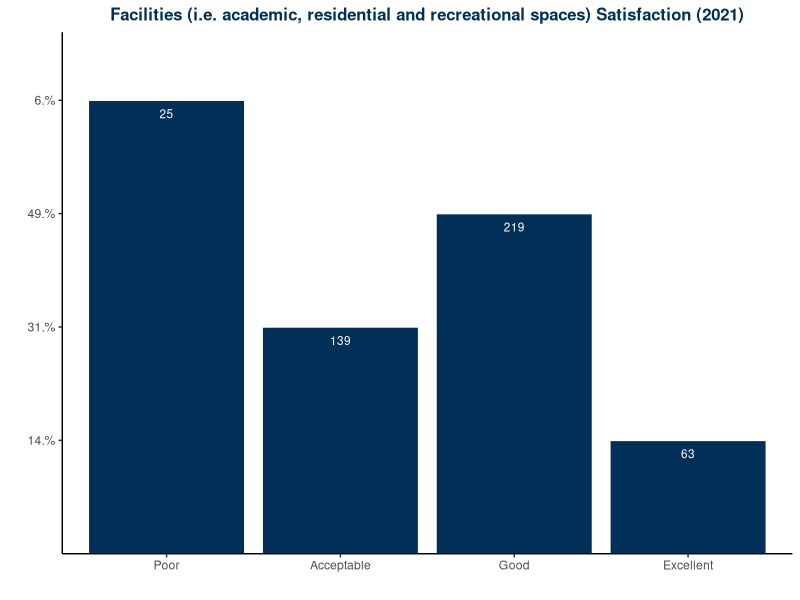

R code for this plot: (Note: this script raises an error after producing the figure.)
#setting up
setwd("~/Documents/R projects/student_satisfaction_survey/data")
getwd()
list.files()
options("digits" = 4)   # two decimal

#load package
library(readxl) #for read_excel
library(readr) #for read_csv
library(dplyr) #for select, rename, join, etc.
library(tidyverse) #for pipes
library(ggplot2)
#-----------------------------------------------------------------------------
#read data files, initial exploration
sss21<-read_excel("2021 SSS Raw.xlsx")
names(sss21)
#glimpse(sss21$`Invite Custom Field 1`)

#select (and rename) variables to build separate data frames
sss21.qual<-select(sss21, starts_with("Please explain"))
names(sss21.qual)

sss21.slct<-sss21 %>% select(contains(":Please rate")) 
#names(sss21.slct) [1]<-"Pid"
names(sss21.slct)<- gsub(":[A-Za-z]*.*$", "", names(sss21.slct))
names(sss21.slct)

#revert to data frame to make variables and detect values for each variable
df_sss21<-as.data.frame(sss21.slct)
str(df_sss21)

#--------------------------------------------------------
#go through each item [1-24]
#[1] Overall facilities
#1.as factor
df_sss21 <- df_sss21 %>% mutate (facilities_fac = factor(df_sss21$`Overall facilities (i.e. academic, residential and recreational spaces)`, levels = c('Poor', 'Acceptable', 'Good', 'Excellent','NA')) )
df_sss21$facilities_fac #好像的确没有na/ no usage的选项？
#2.pivot table
facilities21_tab <- df_sss21 %>% 
  filter(!is.na(facilities_fac)) %>% 
  group_by(facilities_fac) %>% 
  summarize(cnt = n()) %>%
  mutate(percentage = sprintf(cnt/sum(cnt)*100, fmt= "%#1.0f%%" )) #'%#.2f'
facilities21_tab
#3.bar plot
facilities21_tab %>% 
  ggplot(aes(x =facilities_fac , y=percentage)) + 
  geom_col(fill = "#003057", color ="#ffffff") +
  theme_classic()+
  labs(title = "Facilities (i.e. academic, residential and recreational spaces) Satisfaction (2021)")+
  theme(plot.title = element_text(color = "#003057", size = 12, hjust = 0.5, face="bold"))+
  labs(x = "", y = "")+
  geom_text(aes(label = cnt), vjust = 2, size = 3, color="#ffffff") #vjust=-0.5 lable up

#-----------------------------------------------------------------
# merge with data mart and fall enrollment
# read datamart and fall enrollment data
datamart21<- as.data.frame(read_excel("Datamart21Fall.xlsx"))
str(datamart21)
registar21<- as.data.frame(read_excel("Registar21Fall.xlsx"))
str(registar21)

left_join(df_sss21,datamart21,by=)

